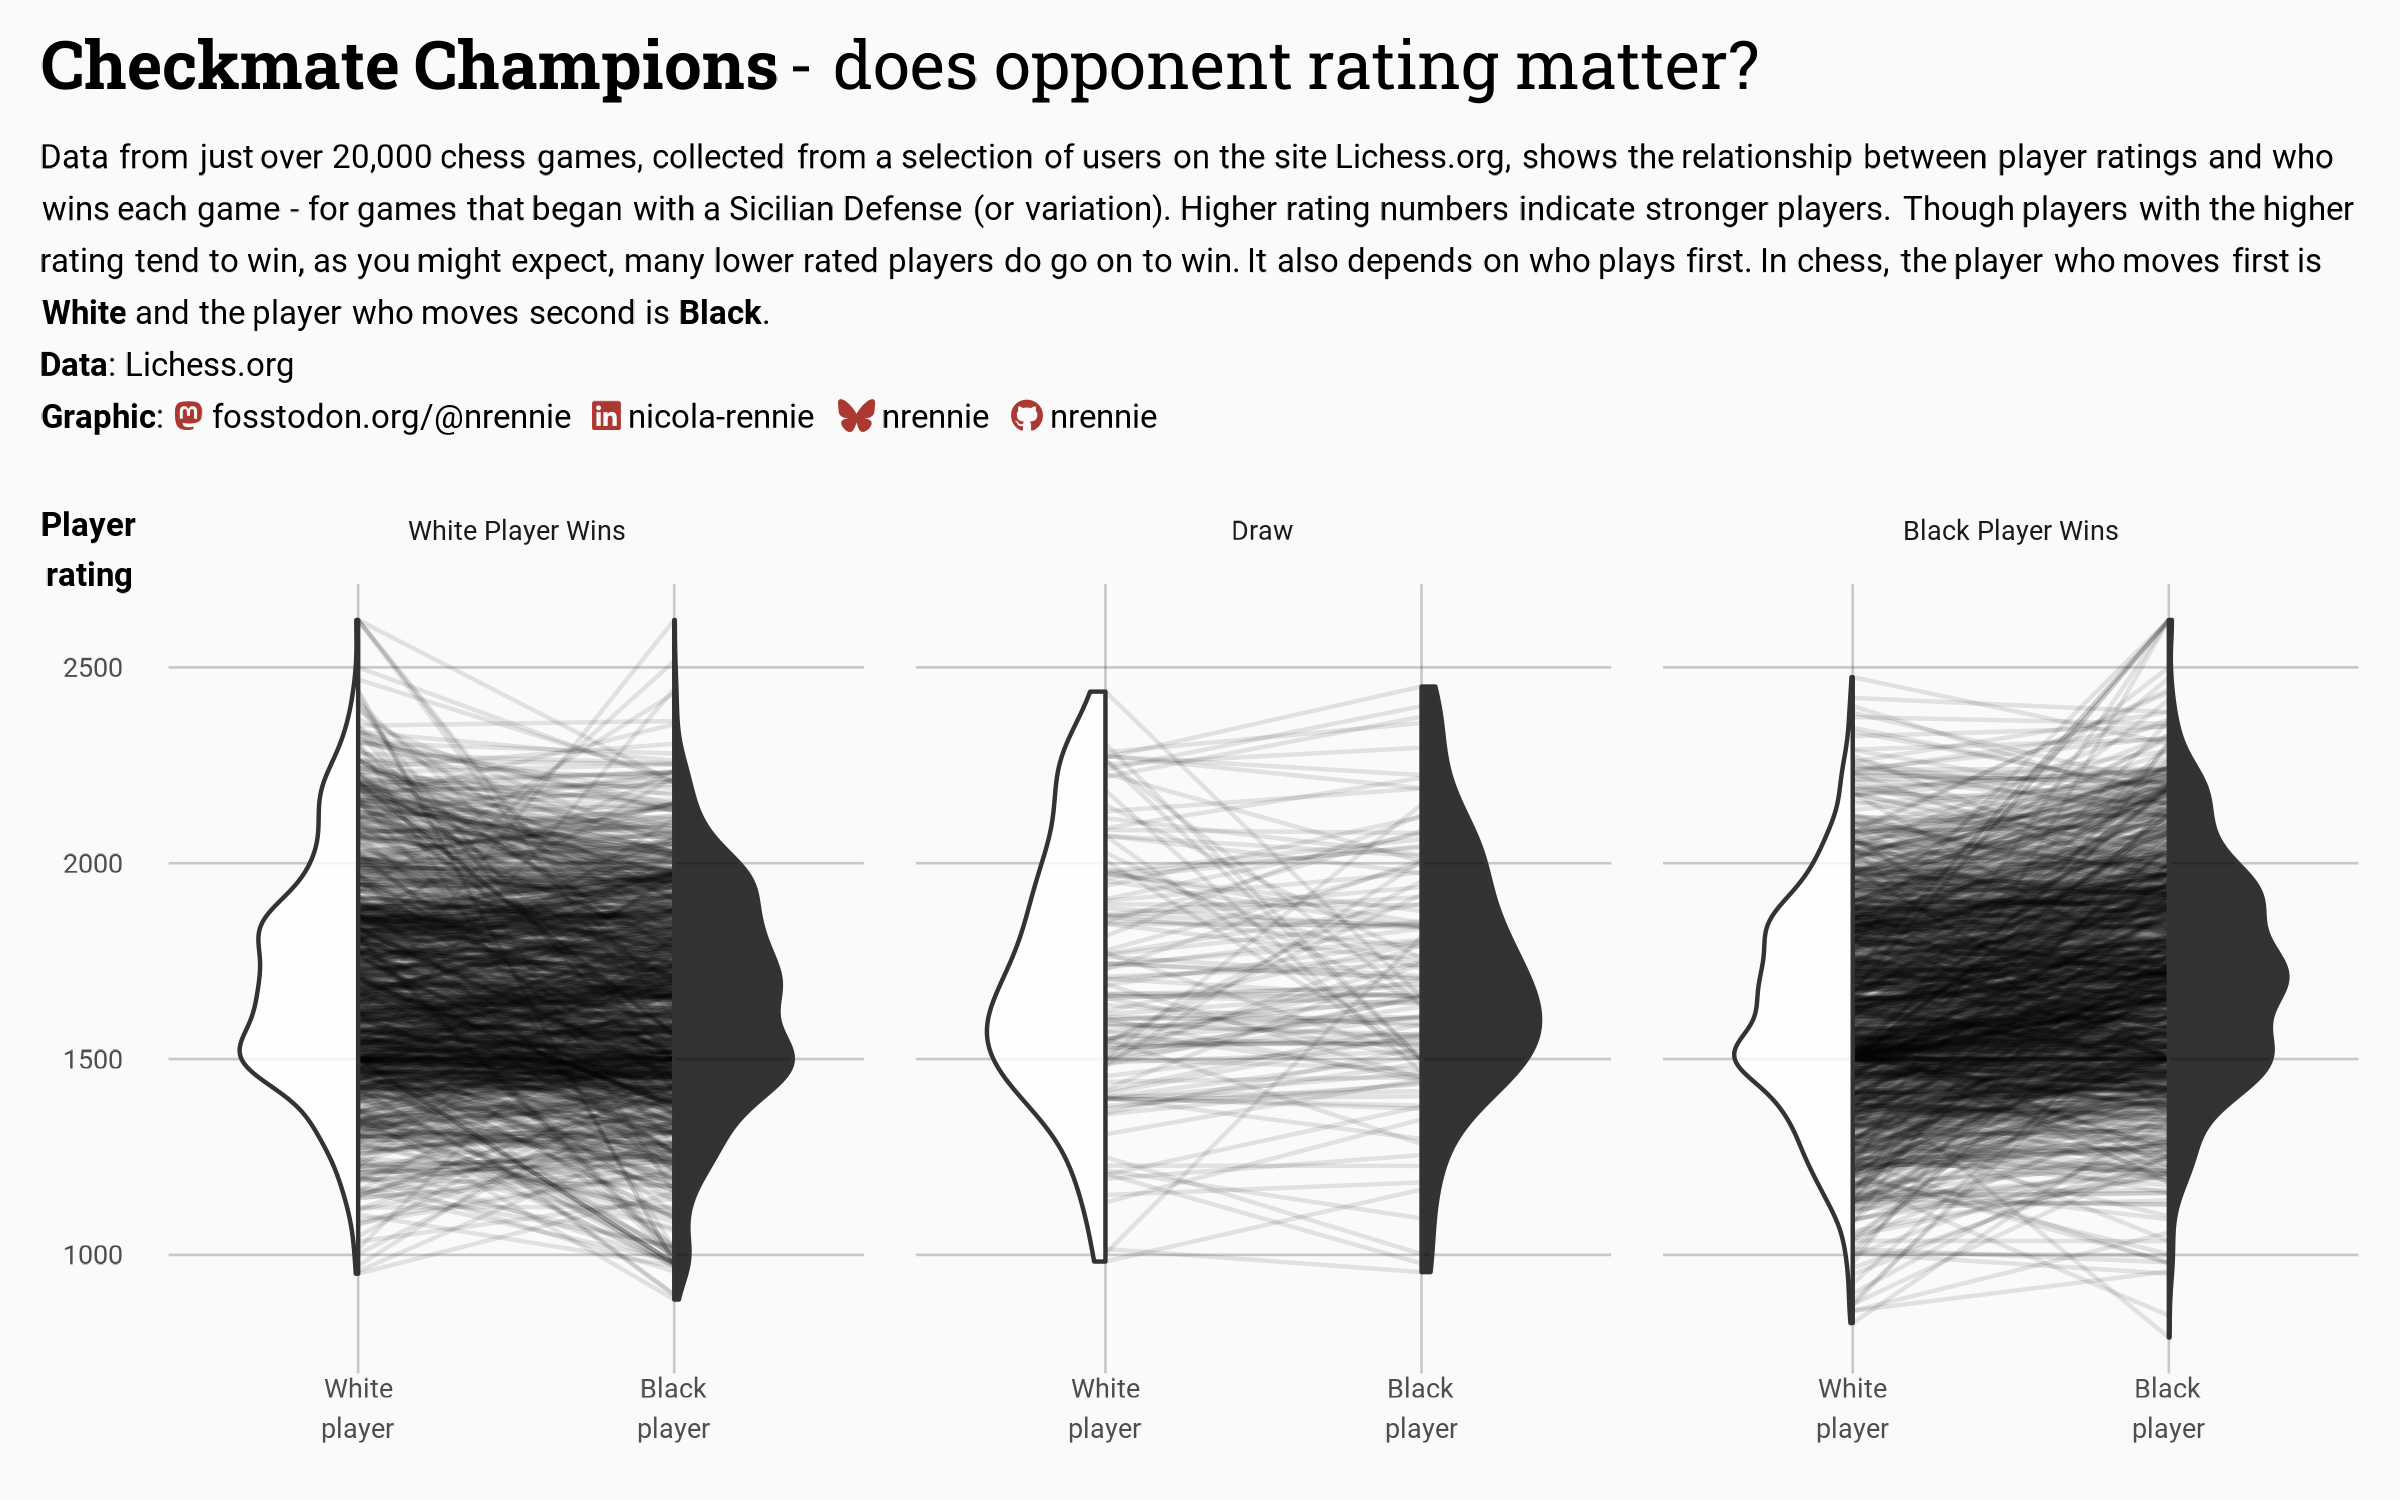

This chart was generated by the following R code:
# Load packages -----------------------------------------------------------

library(tidyverse)
library(showtext)
library(camcorder)
library(ggtext)
library(nrBrand)
library(glue)
library(gghalves)


# Load data ---------------------------------------------------------------

tuesdata <- tidytuesdayR::tt_load("2024-10-01")
chess <- tuesdata$chess


# Load fonts --------------------------------------------------------------

font_add_google("Roboto", "roboto")
font_add_google("Roboto Slab", "robotoslab")
showtext_auto()


# Define colours and fonts-------------------------------------------------

bg_col <- "#fafafa"
text_col <- "black"
highlight_col <- "#AC3931"

body_font <- "roboto"
title_font <- "robotoslab"


# Data wrangling ----------------------------------------------------------


chess |> 
  select(victory_status, winner) |> 
  distinct()

plot_data <- chess |>
  select(game_id, opening_name, winner, white_rating, black_rating) |>
  #filter(white_rating >= 2000 & black_rating >= 2000) |>
  filter(str_detect(opening_name, "Sicilian Defense")) |> 
  pivot_longer(
    cols = c(white_rating, black_rating),
    names_to = "player",
    values_to = "rating"
  ) |>
  mutate(
    player = str_remove_all(player, "_rating"),
    player = factor(
      player,
      levels = c("white", "black"),
      labels = c("White\nplayer", "Black\nplayer")
    ),
    winner = factor(
      winner,
      levels = c("white", "draw", "black"),
      labels = c("White Player Wins", "Draw", "Black Player Wins")
    )
  )


# Start recording ---------------------------------------------------------

gg_record(
  dir = file.path("2024", "2024-10-01", "recording"),
  device = "png",
  width = 8,
  height = 5,
  units = "in",
  dpi = 300
)


# Define text -------------------------------------------------------------

social <- nrBrand::social_caption(
  bg_colour = bg_col,
  icon_colour = highlight_col,
  font_colour = text_col,
  font_family = body_font,
  twitter = NA
)
title <- "**Checkmate Champions** - does opponent rating matter?"
st <- "Data from just over 20,000 chess games, collected from a selection of users
on the site Lichess.org, shows the relationship between player ratings and who wins 
each game - for games that began with a Sicilian Defense (or variation). 
Higher rating numbers indicate stronger players. Though players with the 
higher rating tend to win, as you might expect, many lower rated players do go on 
to win. It also depends on who plays first. In chess, 
the player who moves first is **White** and the player who moves second is **Black**."
cap <- paste0(
  st, "<br>**Data**: Lichess.org<br>**Graphic**: ", social
)


# Plot --------------------------------------------------------------------

ggplot() +
  geom_line(
    data = plot_data,
    mapping = aes(x = player, y = rating, group = game_id),
    alpha = 0.15,
    colour = highlight_col
  ) +
  geom_half_violin(
    data = filter(plot_data, player == "Black\nplayer"),
    mapping = aes(x = player, y = rating),
    side = "r",
    fill = "black",
    alpha = 0.8
  ) +
  geom_half_violin(
    data = filter(plot_data, player == "White\nplayer"),
    mapping = aes(x = player, y = rating),
    side = "l",
    fill = "white",
    alpha = 0.8
  ) +
  facet_wrap(~winner, nrow = 1) +
  labs(
    title = title,
    subtitle = cap,
    x = "", y = "Player\nrating"
  ) +
  theme_minimal(
    base_family = body_font,
    base_size = 25
  ) +
  theme(
    plot.margin = margin(10, 10, 10, 10),
    plot.background = element_rect(fill = bg_col, colour = bg_col),
    panel.background = element_rect(fill = bg_col, colour = bg_col),
    plot.title.position = "plot",
    plot.caption.position = "plot",
    plot.title = element_textbox_simple(
      colour = text_col,
      hjust = 0,
      halign = 0,
      margin = margin(b = 0, t = 0),
      lineheight = 0.5,
      size = rel(2.0),
      family = title_font
    ),
    plot.subtitle = element_textbox_simple(
      colour = text_col,
      hjust = 0,
      halign = 0,
      margin = margin(b = 10, t = 10),
      lineheight = 0.5,
      family = body_font
    ),
    panel.grid.minor = element_blank(),
    panel.grid.major = element_line(
      colour = alpha(text_col, 0.2),
      linewidth = 0.3
    ),
    axis.text.x = element_text(
      lineheight = 0.4,
      margin = margin(t = -5, b = -10)
    ),
    axis.title.y = element_text(
      lineheight = 0.4,
      angle = 0,
      face = "bold",
      vjust = 1.1,
      margin = margin(r = -18)
    )
  )


# Save gif ----------------------------------------------------------------

ggsave(
  file.path("2024", "2024-10-01", paste0("20241001", ".png")),
  width = 8,
  height = 5
)

gg_playback(
  name = file.path("2024", "2024-10-01", paste0("20241001", ".gif")),
  first_image_duration = 4,
  last_image_duration = 20,
  frame_duration = .25,
  background = bg_col
)
